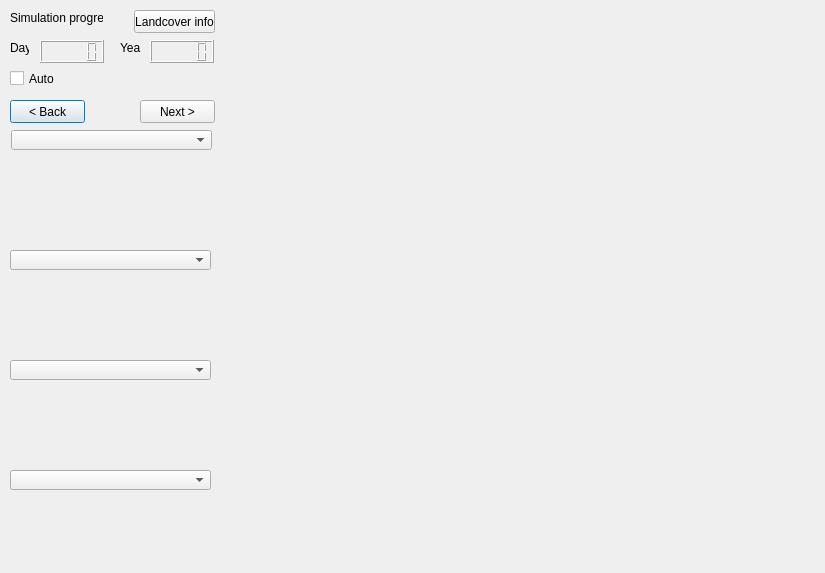
<?xml version="1.0" encoding="UTF-8"?>
<ui version="4.0">
 <class>Dialog</class>
 <widget class="QDialog" name="Dialog">
  <property name="geometry">
   <rect>
    <x>0</x>
    <y>0</y>
    <width>825</width>
    <height>573</height>
   </rect>
  </property>
  <property name="windowTitle">
   <string>Output Maps</string>
  </property>
  <widget class="QComboBox" name="resultBox_2">
   <property name="geometry">
    <rect>
     <x>10</x>
     <y>250</y>
     <width>201</width>
     <height>20</height>
    </rect>
   </property>
  </widget>
  <widget class="QLabel" name="label_168">
   <property name="geometry">
    <rect>
     <x>10</x>
     <y>10</y>
     <width>93</width>
     <height>16</height>
    </rect>
   </property>
   <property name="sizePolicy">
    <sizepolicy hsizetype="Minimum" vsizetype="Minimum">
     <horstretch>0</horstretch>
     <verstretch>0</verstretch>
    </sizepolicy>
   </property>
   <property name="maximumSize">
    <size>
     <width>200</width>
     <height>100</height>
    </size>
   </property>
   <property name="text">
    <string>Simulation progress</string>
   </property>
  </widget>
  <widget class="QLCDNumber" name="yearProgress">
   <property name="geometry">
    <rect>
     <x>150</x>
     <y>40</y>
     <width>64</width>
     <height>23</height>
    </rect>
   </property>
   <property name="maximumSize">
    <size>
     <width>100</width>
     <height>50</height>
    </size>
   </property>
  </widget>
  <widget class="QLabel" name="label_169">
   <property name="geometry">
    <rect>
     <x>10</x>
     <y>40</y>
     <width>19</width>
     <height>16</height>
    </rect>
   </property>
   <property name="sizePolicy">
    <sizepolicy hsizetype="Fixed" vsizetype="Fixed">
     <horstretch>0</horstretch>
     <verstretch>0</verstretch>
    </sizepolicy>
   </property>
   <property name="maximumSize">
    <size>
     <width>16777215</width>
     <height>50</height>
    </size>
   </property>
   <property name="text">
    <string>Day</string>
   </property>
  </widget>
  <widget class="QComboBox" name="resultBox_3">
   <property name="geometry">
    <rect>
     <x>10</x>
     <y>360</y>
     <width>201</width>
     <height>20</height>
    </rect>
   </property>
  </widget>
  <widget class="QWidget" name="displayResult" native="true">
   <property name="geometry">
    <rect>
     <x>230</x>
     <y>10</y>
     <width>581</width>
     <height>556</height>
    </rect>
   </property>
   <property name="sizePolicy">
    <sizepolicy hsizetype="Expanding" vsizetype="Expanding">
     <horstretch>0</horstretch>
     <verstretch>0</verstretch>
    </sizepolicy>
   </property>
  </widget>
  <widget class="QComboBox" name="resultBox_4">
   <property name="geometry">
    <rect>
     <x>10</x>
     <y>470</y>
     <width>201</width>
     <height>20</height>
    </rect>
   </property>
  </widget>
  <widget class="QLabel" name="label_170">
   <property name="geometry">
    <rect>
     <x>120</x>
     <y>40</y>
     <width>21</width>
     <height>16</height>
    </rect>
   </property>
   <property name="maximumSize">
    <size>
     <width>200</width>
     <height>50</height>
    </size>
   </property>
   <property name="text">
    <string>Year</string>
   </property>
  </widget>
  <widget class="QComboBox" name="resultBox">
   <property name="geometry">
    <rect>
     <x>11</x>
     <y>130</y>
     <width>201</width>
     <height>20</height>
    </rect>
   </property>
  </widget>
  <widget class="QLCDNumber" name="dayProgress">
   <property name="geometry">
    <rect>
     <x>40</x>
     <y>40</y>
     <width>64</width>
     <height>23</height>
    </rect>
   </property>
   <property name="maximumSize">
    <size>
     <width>100</width>
     <height>50</height>
    </size>
   </property>
  </widget>
  <widget class="QCheckBox" name="checkBox">
   <property name="geometry">
    <rect>
     <x>10</x>
     <y>70</y>
     <width>70</width>
     <height>17</height>
    </rect>
   </property>
   <property name="text">
    <string>Auto</string>
   </property>
  </widget>
  <widget class="QPushButton" name="backBtn">
   <property name="geometry">
    <rect>
     <x>10</x>
     <y>100</y>
     <width>75</width>
     <height>23</height>
    </rect>
   </property>
   <property name="text">
    <string>&lt; Back</string>
   </property>
  </widget>
  <widget class="QPushButton" name="nextBtn">
   <property name="geometry">
    <rect>
     <x>140</x>
     <y>100</y>
     <width>75</width>
     <height>23</height>
    </rect>
   </property>
   <property name="text">
    <string>Next &gt;</string>
   </property>
  </widget>
  <widget class="QPushButton" name="landcoverInfo">
   <property name="geometry">
    <rect>
     <x>134</x>
     <y>10</y>
     <width>81</width>
     <height>23</height>
    </rect>
   </property>
   <property name="text">
    <string>Landcover info</string>
   </property>
  </widget>
 </widget>
 <resources/>
 <connections/>
</ui>
